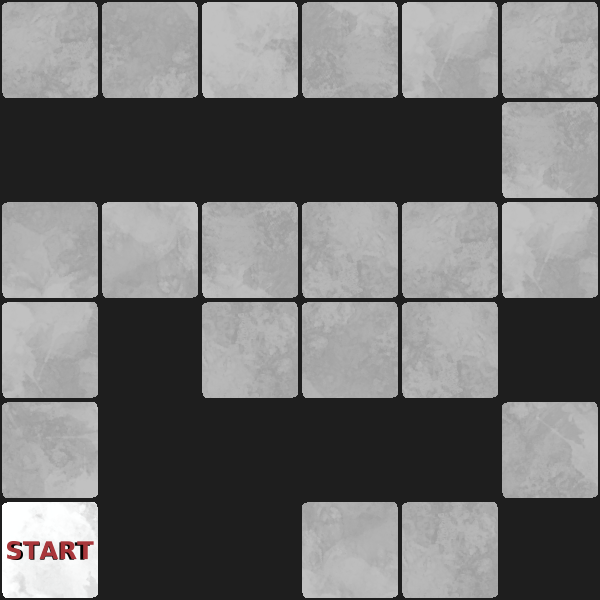

A 2D game scene composited from a Tiled map and its tileset images. What follows is a short description and the map's XML, with every tile layer's data as written:
An orthogonal 6x6 tile map with 100x100 px tiles, 1 tile layer (The Circle of Life) and 8 objects.

<map version="1.10" tiledversion="1.11.2" orientation="orthogonal" renderorder="left-up" width="6" height="6" tilewidth="100" tileheight="100" infinite="0" backgroundcolor="#1e1e1e" nextlayerid="4" nextobjectid="10">
 <tileset firstgid="1" source="../sprite_sheet.tsx" />
 <layer id="1" name="The Circle of Life" width="6" height="6">
  <properties>
   <property name="level" type="int" value="5" />
   <property name="minimumMoves" type="int" value="78" />
  </properties>
  <data encoding="csv">
46,38,50,23,42,46,
0,0,0,0,0,45,
18,39,45,53,46,42,
42,0,30,56,53,0,
37,0,0,0,0,54,
115,0,0,32,30,0
</data>
 </layer>
 <objectgroup id="2" name="Elements">
  <object id="9" template="../object-templates/Exit.tx" x="200" y="600" />
  <object id="6" template="../object-templates/Pit1.tx" x="200" y="200" />
  <object id="7" template="../object-templates/Pit2.tx" gid="73" x="500" y="400" width="100" height="100" />
  <object id="8" template="../object-templates/Pit3.tx" gid="86" x="500" y="600" width="100" height="100" />
 </objectgroup>
 <objectgroup id="3" name="Entities">
  <object id="2" template="../object-templates/Box1.tx" gid="12" x="400" y="300" width="100" height="100" />
  <object id="5" template="../object-templates/Box2.tx" gid="7" x="100" y="100" width="100" height="100" />
  <object id="4" template="../object-templates/Box3.tx" gid="6" x="0" y="100" width="100" height="100" />
  <object id="1" template="../object-templates/Player.tx" x="0" y="600" />
 </objectgroup>
</map>
